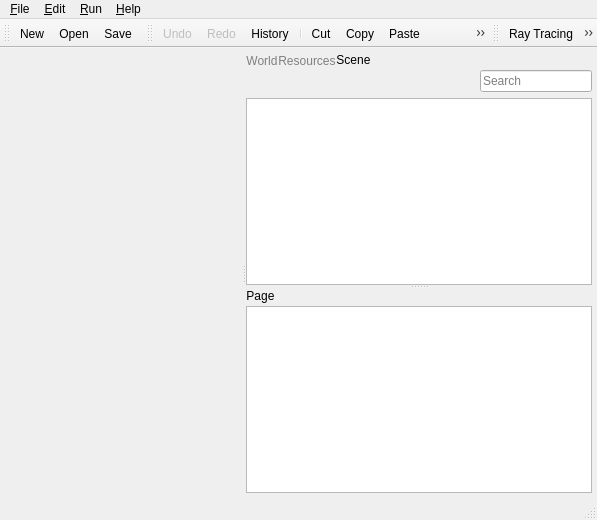
<?xml version="1.0" encoding="UTF-8"?>
<ui version="4.0">
 <class>MainWindow</class>
 <widget class="QMainWindow" name="MainWindow">
  <property name="geometry">
   <rect>
    <x>0</x>
    <y>0</y>
    <width>597</width>
    <height>520</height>
   </rect>
  </property>
  <property name="styleSheet">
   <string notr="true">QAbstractItemView {
outline: 0;
}

QTreeView
{
border: 1;
border-style: solid;
border-color: #B9B9B9;
}

QAbstractItemView::item:selected {
color: black;
background-color: #c8dbe5;
}

QAbstractItemView::item:hover:selected {
background-color: #c8dbe5;
}

QAbstractItemView::item:hover:!selected {
background-color: #eeeeee;
}

QHeaderView::section
{
background-color: #d2dddb;
border-width: 0 1 1 0;
border-style: solid;
border-color: #B9B9B9; /* #abbaba */
padding-left: 8;
}

QHeaderView::section:last, QHeaderView::section:only-one
{
border-width: 0 0 1 0;
}

QToolBar::handle:horizontal {
image: url(:/images/ui/handle.png);
width: 8;
}
QToolBar::handle:vertical {
image: url(:/images/ui/handle-v.png);
width: 19;
height: 8;
}
</string>
  </property>
  <widget class="QWidget" name="centralWidget">
   <property name="styleSheet">
    <string notr="true">QPushButton {  
border: none;
padding: 2 0 2 0;
margin: 1 1 1 0;
}   

QPushButton:hover {
background-color: #d7e3ed;
}  

QTabWidget::pane {
margin-top: 3;
border: none;
}

QTabBar::tab {
border: none;
padding: 0.5ex 1ex 0.5ex 1ex;
color: gray;
}

QTabBar::tab:selected {
color: black;
}

QTabBar::tab:hover {
background-color: #d7e3ed;
}
</string>
   </property>
   <layout class="QHBoxLayout" name="horizontalLayout_2">
    <property name="leftMargin">
     <number>5</number>
    </property>
    <property name="topMargin">
     <number>5</number>
    </property>
    <property name="rightMargin">
     <number>5</number>
    </property>
    <property name="bottomMargin">
     <number>5</number>
    </property>
    <item>
     <widget class="QSplitter" name="splitterH">
      <property name="orientation">
       <enum>Qt::Horizontal</enum>
      </property>
      <property name="handleWidth">
       <number>5</number>
      </property>
      <widget class="GraphicView" name="widgetView3D">
       <property name="sizePolicy">
        <sizepolicy hsizetype="Expanding" vsizetype="Preferred">
         <horstretch>1</horstretch>
         <verstretch>0</verstretch>
        </sizepolicy>
       </property>
      </widget>
      <widget class="QSplitter" name="splitterV">
       <property name="orientation">
        <enum>Qt::Vertical</enum>
       </property>
       <widget class="QTabWidget" name="tabWidget">
        <property name="font">
         <font>
          <family>Segoe UI</family>
          <pointsize>9</pointsize>
         </font>
        </property>
        <property name="currentIndex">
         <number>2</number>
        </property>
        <widget class="QWidget" name="tabWorld">
         <attribute name="title">
          <string>World</string>
         </attribute>
         <layout class="QVBoxLayout" name="verticalLayout_2">
          <property name="leftMargin">
           <number>0</number>
          </property>
          <property name="topMargin">
           <number>0</number>
          </property>
          <property name="rightMargin">
           <number>0</number>
          </property>
          <property name="bottomMargin">
           <number>0</number>
          </property>
          <item>
           <widget class="QTreeWidget" name="treeWorldWidget">
            <column>
             <property name="text">
              <string>Node</string>
             </property>
            </column>
            <item>
             <property name="text">
              <string>Location</string>
             </property>
             <property name="icon">
              <iconset resource="../resources.qrc">
               <normaloff>:/images/scene/nodeLocation.png</normaloff>:/images/scene/nodeLocation.png</iconset>
             </property>
            </item>
            <item>
             <property name="text">
              <string>Sun</string>
             </property>
             <property name="icon">
              <iconset resource="../resources.qrc">
               <normaloff>:/images/scene/nodeSun.png</normaloff>:/images/scene/nodeSun.png</iconset>
             </property>
            </item>
            <item>
             <property name="text">
              <string>Air</string>
             </property>
             <property name="icon">
              <iconset resource="../resources.qrc">
               <normaloff>:/images/scene/nodeAir.png</normaloff>:/images/scene/nodeAir.png</iconset>
             </property>
            </item>
            <item>
             <property name="text">
              <string>Terrain</string>
             </property>
             <property name="icon">
              <iconset resource="../resources.qrc">
               <normaloff>:/images/scene/nodeTerrain.png</normaloff>:/images/scene/nodeTerrain.png</iconset>
             </property>
            </item>
            <item>
             <property name="text">
              <string>Camera</string>
             </property>
             <property name="icon">
              <iconset resource="../resources.qrc">
               <normaloff>:/images/scene/nodeCamera.png</normaloff>:/images/scene/nodeCamera.png</iconset>
             </property>
            </item>
           </widget>
          </item>
         </layout>
        </widget>
        <widget class="QWidget" name="tabResources">
         <attribute name="title">
          <string>Resources</string>
         </attribute>
        </widget>
        <widget class="QWidget" name="tabLayout">
         <attribute name="title">
          <string>Scene</string>
         </attribute>
         <layout class="QVBoxLayout" name="verticalLayout_4" stretch="0,1">
          <property name="leftMargin">
           <number>0</number>
          </property>
          <property name="topMargin">
           <number>0</number>
          </property>
          <property name="rightMargin">
           <number>0</number>
          </property>
          <property name="bottomMargin">
           <number>0</number>
          </property>
          <item>
           <layout class="QHBoxLayout" name="horizontalLayout">
            <property name="spacing">
             <number>0</number>
            </property>
            <property name="topMargin">
             <number>0</number>
            </property>
            <item>
             <widget class="QPushButton" name="buttonInsertNode">
              <property name="toolTip">
               <string>Add Node</string>
              </property>
              <property name="icon">
               <iconset resource="../resources.qrc">
                <normaloff>:/images/scene/nodeGroup.png</normaloff>:/images/scene/nodeGroup.png</iconset>
              </property>
              <property name="shortcut">
               <string>Ctrl+A, N</string>
              </property>
             </widget>
            </item>
            <item>
             <spacer name="horizontalSpacer_3">
              <property name="orientation">
               <enum>Qt::Horizontal</enum>
              </property>
              <property name="sizeType">
               <enum>QSizePolicy::Fixed</enum>
              </property>
              <property name="sizeHint" stdset="0">
               <size>
                <width>6</width>
                <height>20</height>
               </size>
              </property>
             </spacer>
            </item>
            <item>
             <widget class="QPushButton" name="buttonInsertShape">
              <property name="toolTip">
               <string>Add Shape</string>
              </property>
              <property name="icon">
               <iconset resource="../resources.qrc">
                <normaloff>:/images/scene/nodeShape.png</normaloff>:/images/scene/nodeShape.png</iconset>
              </property>
              <property name="shortcut">
               <string>Ctrl+A, S</string>
              </property>
             </widget>
            </item>
            <item>
             <widget class="QPushButton" name="buttonInsertTracker">
              <property name="toolTip">
               <string>Add Tracker</string>
              </property>
              <property name="icon">
               <iconset resource="../resources.qrc">
                <normaloff>:/images/scene/nodeTracker.png</normaloff>:/images/scene/nodeTracker.png</iconset>
              </property>
              <property name="shortcut">
               <string>Ctrl+A, T</string>
              </property>
             </widget>
            </item>
            <item>
             <widget class="QPushButton" name="buttonInsertArray">
              <property name="toolTip">
               <string>Add Array</string>
              </property>
              <property name="icon">
               <iconset resource="../resources.qrc">
                <normaloff>:/images/scene/nodeArray.png</normaloff>:/images/scene/nodeArray.png</iconset>
              </property>
              <property name="shortcut">
               <string>Ctrl+A, A</string>
              </property>
             </widget>
            </item>
            <item>
             <spacer name="horizontalSpacer_2">
              <property name="orientation">
               <enum>Qt::Horizontal</enum>
              </property>
              <property name="sizeType">
               <enum>QSizePolicy::Fixed</enum>
              </property>
              <property name="sizeHint" stdset="0">
               <size>
                <width>6</width>
                <height>20</height>
               </size>
              </property>
             </spacer>
            </item>
            <item>
             <widget class="QPushButton" name="buttonNodeExport">
              <property name="toolTip">
               <string>Export Node</string>
              </property>
              <property name="icon">
               <iconset resource="../resources.qrc">
                <normaloff>:/images/scene/nodeExport.png</normaloff>:/images/scene/nodeExport.png</iconset>
              </property>
             </widget>
            </item>
            <item>
             <widget class="QPushButton" name="buttonNodeImport">
              <property name="toolTip">
               <string>Import Node</string>
              </property>
              <property name="icon">
               <iconset resource="../resources.qrc">
                <normaloff>:/images/scene/nodeImport.png</normaloff>:/images/scene/nodeImport.png</iconset>
              </property>
             </widget>
            </item>
            <item>
             <spacer name="horizontalSpacer">
              <property name="orientation">
               <enum>Qt::Horizontal</enum>
              </property>
              <property name="sizeType">
               <enum>QSizePolicy::Fixed</enum>
              </property>
              <property name="sizeHint" stdset="0">
               <size>
                <width>24</width>
                <height>0</height>
               </size>
              </property>
             </spacer>
            </item>
            <item>
             <widget class="LineEditPlaceHolder" name="lineEdit">
              <property name="minimumSize">
               <size>
                <width>80</width>
                <height>0</height>
               </size>
              </property>
              <property name="placeholderText">
               <string>Search</string>
              </property>
              <property name="clearButtonEnabled">
               <bool>true</bool>
              </property>
             </widget>
            </item>
           </layout>
          </item>
          <item>
           <widget class="SceneTreeView" name="sceneView">
            <property name="acceptDrops">
             <bool>true</bool>
            </property>
            <property name="dragEnabled">
             <bool>true</bool>
            </property>
            <property name="dragDropMode">
             <enum>QAbstractItemView::DragDrop</enum>
            </property>
           </widget>
          </item>
         </layout>
        </widget>
       </widget>
       <widget class="ParametersTabs" name="parametersTabs">
        <property name="font">
         <font>
          <family>Segoe UI</family>
          <pointsize>9</pointsize>
         </font>
        </property>
        <property name="styleSheet">
         <string notr="true">QTabWidget::pane {
border:none;
}</string>
        </property>
        <widget class="QWidget" name="tab">
         <attribute name="title">
          <string>Page</string>
         </attribute>
         <layout class="QVBoxLayout" name="verticalLayout">
          <property name="leftMargin">
           <number>0</number>
          </property>
          <property name="topMargin">
           <number>0</number>
          </property>
          <property name="rightMargin">
           <number>0</number>
          </property>
          <property name="bottomMargin">
           <number>0</number>
          </property>
          <item>
           <widget class="QTreeView" name="treeView"/>
          </item>
         </layout>
        </widget>
       </widget>
      </widget>
     </widget>
    </item>
   </layout>
  </widget>
  <widget class="QMenuBar" name="menubar">
   <property name="geometry">
    <rect>
     <x>0</x>
     <y>0</y>
     <width>597</width>
     <height>21</height>
    </rect>
   </property>
   <property name="nativeMenuBar">
    <bool>false</bool>
   </property>
   <widget class="QMenu" name="menuEdit">
    <property name="title">
     <string>&amp;Edit</string>
    </property>
    <addaction name="actionEditUndo"/>
    <addaction name="actionEditRedo"/>
    <addaction name="actionEditUndoView"/>
    <addaction name="separator"/>
    <addaction name="actionEditCut"/>
    <addaction name="actionEditCopy"/>
    <addaction name="actionEditPaste"/>
    <addaction name="actionEditPasteLink"/>
    <addaction name="actionEditDelete"/>
    <addaction name="separator"/>
    <addaction name="actionPreferences"/>
   </widget>
   <widget class="QMenu" name="menuFile">
    <property name="title">
     <string>&amp;File</string>
    </property>
    <widget class="QMenu" name="menuFileRecent">
     <property name="title">
      <string>O&amp;pen Recent</string>
     </property>
     <property name="icon">
      <iconset resource="../resources.qrc">
       <normaloff>:/images/file/fileOpenRecent.png</normaloff>:/images/file/fileOpenRecent.png</iconset>
     </property>
     <property name="toolTipsVisible">
      <bool>true</bool>
     </property>
    </widget>
    <addaction name="actionFileNew"/>
    <addaction name="separator"/>
    <addaction name="actionFileOpen"/>
    <addaction name="menuFileRecent"/>
    <addaction name="actionFileReopen"/>
    <addaction name="separator"/>
    <addaction name="actionFileSave"/>
    <addaction name="actionFileSaveAs"/>
   </widget>
   <widget class="QMenu" name="menuRun">
    <property name="title">
     <string>&amp;Run</string>
    </property>
    <widget class="QMenu" name="menuTest">
     <property name="title">
      <string>Tests</string>
     </property>
     <addaction name="actionRunTestA"/>
     <addaction name="actionRunTestB"/>
     <addaction name="actionRunTestC"/>
    </widget>
    <widget class="QMenu" name="menuComponent">
     <property name="title">
      <string>Plugins</string>
     </property>
    </widget>
    <addaction name="actionRun"/>
    <addaction name="actionRunFlux"/>
    <addaction name="actionRunScript"/>
    <addaction name="separator"/>
    <addaction name="menuTest"/>
    <addaction name="menuComponent"/>
    <addaction name="separator"/>
    <addaction name="actionSunPosition"/>
   </widget>
   <widget class="QMenu" name="menuHelp">
    <property name="title">
     <string>&amp;Help</string>
    </property>
    <addaction name="actionHelpDocumentation"/>
    <addaction name="actionHelpExamples"/>
    <addaction name="actionHelpAbout"/>
    <addaction name="action_Updates"/>
   </widget>
   <addaction name="menuFile"/>
   <addaction name="menuEdit"/>
   <addaction name="menuRun"/>
   <addaction name="menuHelp"/>
  </widget>
  <widget class="QStatusBar" name="statusbar"/>
  <widget class="QToolBar" name="toolbarFile">
   <property name="windowTitle">
    <string>File</string>
   </property>
   <attribute name="toolBarArea">
    <enum>TopToolBarArea</enum>
   </attribute>
   <attribute name="toolBarBreak">
    <bool>false</bool>
   </attribute>
   <addaction name="actionFileNew"/>
   <addaction name="actionFileOpen"/>
   <addaction name="actionFileSave"/>
  </widget>
  <widget class="QToolBar" name="toolbarEdit">
   <property name="windowTitle">
    <string>Edit</string>
   </property>
   <property name="orientation">
    <enum>Qt::Horizontal</enum>
   </property>
   <attribute name="toolBarArea">
    <enum>TopToolBarArea</enum>
   </attribute>
   <attribute name="toolBarBreak">
    <bool>false</bool>
   </attribute>
   <addaction name="actionEditUndo"/>
   <addaction name="actionEditRedo"/>
   <addaction name="actionEditUndoView"/>
   <addaction name="separator"/>
   <addaction name="actionEditCut"/>
   <addaction name="actionEditCopy"/>
   <addaction name="actionEditPaste"/>
   <addaction name="actionEditPasteLink"/>
   <addaction name="actionEditDelete"/>
  </widget>
  <widget class="QToolBar" name="runToolBar">
   <property name="windowTitle">
    <string>Run</string>
   </property>
   <attribute name="toolBarArea">
    <enum>TopToolBarArea</enum>
   </attribute>
   <attribute name="toolBarBreak">
    <bool>false</bool>
   </attribute>
   <addaction name="actionRun"/>
   <addaction name="actionRunFlux"/>
   <addaction name="actionRunScript"/>
  </widget>
  <action name="actionFileNew">
   <property name="icon">
    <iconset resource="../resources.qrc">
     <normaloff>:/images/file/new.png</normaloff>:/images/file/new.png</iconset>
   </property>
   <property name="text">
    <string>&amp;New</string>
   </property>
   <property name="shortcut">
    <string>Ctrl+N</string>
   </property>
  </action>
  <action name="actionFileOpen">
   <property name="icon">
    <iconset resource="../resources.qrc">
     <normaloff>:/images/file/fileOpen.png</normaloff>:/images/file/fileOpen.png</iconset>
   </property>
   <property name="text">
    <string>&amp;Open...</string>
   </property>
   <property name="shortcut">
    <string>Ctrl+O</string>
   </property>
  </action>
  <action name="actionFileSave">
   <property name="icon">
    <iconset resource="../resources.qrc">
     <normaloff>:/images/file/save.png</normaloff>:/images/file/save.png</iconset>
   </property>
   <property name="text">
    <string>&amp;Save</string>
   </property>
   <property name="shortcut">
    <string>Ctrl+S</string>
   </property>
  </action>
  <action name="actionFileSaveAs">
   <property name="icon">
    <iconset resource="../resources.qrc">
     <normaloff>:/images/file/saveas.png</normaloff>:/images/file/saveas.png</iconset>
   </property>
   <property name="text">
    <string>S&amp;ave As...</string>
   </property>
   <property name="shortcut">
    <string>Ctrl+Alt+S</string>
   </property>
  </action>
  <action name="actionFileExit">
   <property name="text">
    <string>&amp;Quit</string>
   </property>
   <property name="iconText">
    <string>Quit</string>
   </property>
  </action>
  <action name="actionEditUndo">
   <property name="enabled">
    <bool>false</bool>
   </property>
   <property name="icon">
    <iconset resource="../resources.qrc">
     <normaloff>:/images/edit/undo.png</normaloff>:/images/edit/undo.png</iconset>
   </property>
   <property name="text">
    <string>&amp;Undo</string>
   </property>
   <property name="shortcut">
    <string>Ctrl+Z</string>
   </property>
  </action>
  <action name="actionEditRedo">
   <property name="enabled">
    <bool>false</bool>
   </property>
   <property name="icon">
    <iconset resource="../resources.qrc">
     <normaloff>:/images/edit/redo.png</normaloff>:/images/edit/redo.png</iconset>
   </property>
   <property name="text">
    <string>&amp;Redo</string>
   </property>
   <property name="shortcut">
    <string>Ctrl+Shift+Z</string>
   </property>
  </action>
  <action name="actionEditUndoView">
   <property name="icon">
    <iconset resource="../resources.qrc">
     <normaloff>:/images/edit/undoHistory.png</normaloff>:/images/edit/undoHistory.png</iconset>
   </property>
   <property name="text">
    <string>&amp;History...</string>
   </property>
   <property name="shortcut">
    <string>Ctrl+Alt+Z</string>
   </property>
  </action>
  <action name="actionEditCut">
   <property name="icon">
    <iconset resource="../resources.qrc">
     <normaloff>:/images/edit/cut.png</normaloff>:/images/edit/cut.png</iconset>
   </property>
   <property name="text">
    <string>Cu&amp;t</string>
   </property>
   <property name="shortcut">
    <string>Ctrl+X</string>
   </property>
  </action>
  <action name="actionEditCopy">
   <property name="icon">
    <iconset resource="../resources.qrc">
     <normaloff>:/images/edit/copy.png</normaloff>:/images/edit/copy.png</iconset>
   </property>
   <property name="text">
    <string>&amp;Copy</string>
   </property>
   <property name="shortcut">
    <string>Ctrl+C</string>
   </property>
  </action>
  <action name="actionEditPaste">
   <property name="icon">
    <iconset resource="../resources.qrc">
     <normaloff>:/images/edit/paste.png</normaloff>:/images/edit/paste.png</iconset>
   </property>
   <property name="text">
    <string>&amp;Paste</string>
   </property>
   <property name="toolTip">
    <string>Paste a clipboard node copy</string>
   </property>
   <property name="shortcut">
    <string>Ctrl+V</string>
   </property>
  </action>
  <action name="actionEditPasteLink">
   <property name="icon">
    <iconset resource="../resources.qrc">
     <normaloff>:/images/edit/pasteLink.png</normaloff>:/images/edit/pasteLink.png</iconset>
   </property>
   <property name="text">
    <string>Paste &amp;Link</string>
   </property>
   <property name="toolTip">
    <string>Paste a link to the clipboard node</string>
   </property>
   <property name="shortcut">
    <string>Ctrl+Shift+V</string>
   </property>
  </action>
  <action name="actionEditDelete">
   <property name="icon">
    <iconset resource="../resources.qrc">
     <normaloff>:/images/edit/delete.png</normaloff>:/images/edit/delete.png</iconset>
   </property>
   <property name="text">
    <string>&amp;Delete</string>
   </property>
   <property name="shortcut">
    <string>Del</string>
   </property>
  </action>
  <action name="actionViewAxes">
   <property name="checkable">
    <bool>true</bool>
   </property>
   <property name="checked">
    <bool>true</bool>
   </property>
   <property name="enabled">
    <bool>true</bool>
   </property>
   <property name="text">
    <string>Axes</string>
   </property>
   <property name="toolTip">
    <string>Draw Shape Local Axis</string>
   </property>
  </action>
  <action name="actionViewGrid">
   <property name="checkable">
    <bool>true</bool>
   </property>
   <property name="checked">
    <bool>true</bool>
   </property>
   <property name="text">
    <string>Grid</string>
   </property>
   <property name="shortcut">
    <string>Ctrl+Shift+G</string>
   </property>
  </action>
  <action name="actionQuadView">
   <property name="checkable">
    <bool>true</bool>
   </property>
   <property name="text">
    <string>Quad View</string>
   </property>
  </action>
  <action name="actionRun">
   <property name="icon">
    <iconset resource="../resources.qrc">
     <normaloff>:/images/run/runRayTracing.png</normaloff>:/images/run/runRayTracing.png</iconset>
   </property>
   <property name="text">
    <string>&amp;Ray Tracing...</string>
   </property>
   <property name="toolTip">
    <string>Run Ray Tracing</string>
   </property>
   <property name="shortcut">
    <string>Ctrl+R</string>
   </property>
  </action>
  <action name="actionRunFlux">
   <property name="icon">
    <iconset resource="../resources.qrc">
     <normaloff>:/images/run/runFluxAnalysis.png</normaloff>:/images/run/runFluxAnalysis.png</iconset>
   </property>
   <property name="text">
    <string>&amp;Flux Analysis...</string>
   </property>
   <property name="toolTip">
    <string>Run Flux Analysis</string>
   </property>
   <property name="shortcut">
    <string>Ctrl+Alt+R</string>
   </property>
  </action>
  <action name="actionHelpAbout">
   <property name="icon">
    <iconset resource="../resources.qrc">
     <normaloff>:/images/about/info.png</normaloff>:/images/about/info.png</iconset>
   </property>
   <property name="text">
    <string>&amp;About...</string>
   </property>
  </action>
  <action name="actionRunScript">
   <property name="icon">
    <iconset resource="../resources.qrc">
     <normaloff>:/images/run/runScript.png</normaloff>:/images/run/runScript.png</iconset>
   </property>
   <property name="text">
    <string>&amp;Script...</string>
   </property>
   <property name="toolTip">
    <string>Run Script</string>
   </property>
   <property name="shortcut">
    <string>Ctrl+Shift+R</string>
   </property>
  </action>
  <action name="actionCheckForUpdates">
   <property name="text">
    <string>Check for updates</string>
   </property>
  </action>
  <action name="actionAnalyzerNode">
   <property name="text">
    <string>Analyzer Node</string>
   </property>
  </action>
  <action name="actionReset_Analyzer_Values">
   <property name="text">
    <string>Reset Analyzer Values</string>
   </property>
  </action>
  <action name="actionNetworkConnections">
   <property name="text">
    <string>Network Connections...</string>
   </property>
  </action>
  <action name="actionRunTestA">
   <property name="text">
    <string>A</string>
   </property>
  </action>
  <action name="actionRunTestB">
   <property name="text">
    <string>B</string>
   </property>
  </action>
  <action name="actionRunTestC">
   <property name="text">
    <string>C</string>
   </property>
  </action>
  <action name="actionHelpExamples">
   <property name="icon">
    <iconset resource="../resources.qrc">
     <normaloff>:/images/about/Tonatiuh.ico</normaloff>:/images/about/Tonatiuh</iconset>
   </property>
   <property name="text">
    <string>&amp;Examples..</string>
   </property>
   <property name="shortcut">
    <string>Ctrl+F2</string>
   </property>
  </action>
  <action name="actionHelpScripts">
   <property name="icon">
    <iconset resource="../resources.qrc">
     <normaloff>:/images/about/Tonatiuh.ico</normaloff>:/images/about/Tonatiuh.ico</iconset>
   </property>
   <property name="text">
    <string>&amp;Scripts...</string>
   </property>
  </action>
  <action name="actionHelpDocumentation">
   <property name="icon">
    <iconset resource="../resources.qrc">
     <normaloff>:/images/about/docs.png</normaloff>:/images/about/docs.png</iconset>
   </property>
   <property name="text">
    <string>&amp;Documentation...</string>
   </property>
   <property name="shortcut">
    <string>Ctrl+F1</string>
   </property>
  </action>
  <action name="actionSunPosition">
   <property name="icon">
    <iconset resource="../resources.qrc">
     <normaloff>:/images/run/runCalendar.png</normaloff>:/images/run/runCalendar.png</iconset>
   </property>
   <property name="text">
    <string>Sun Position...</string>
   </property>
  </action>
  <action name="actionFileReopen">
   <property name="icon">
    <iconset resource="../resources.qrc">
     <normaloff>:/images/file/fileReopen.png</normaloff>:/images/file/fileReopen.png</iconset>
   </property>
   <property name="text">
    <string>&amp;Reopen</string>
   </property>
   <property name="shortcut">
    <string>Ctrl+Alt+O</string>
   </property>
  </action>
  <action name="actionPreferences">
   <property name="icon">
    <iconset resource="../resources.qrc">
     <normaloff>:/images/edit/editPreferences.png</normaloff>:/images/edit/editPreferences.png</iconset>
   </property>
   <property name="text">
    <string>Preferences...</string>
   </property>
  </action>
  <action name="actionFileOpenRecentS">
   <property name="text">
    <string>Open Recent</string>
   </property>
   <property name="shortcut">
    <string>Ctrl+Shift+O</string>
   </property>
  </action>
  <action name="action_Updates">
   <property name="icon">
    <iconset resource="../resources.qrc">
     <normaloff>:/images/about/update.png</normaloff>:/images/about/update.png</iconset>
   </property>
   <property name="text">
    <string>&amp;Updates...</string>
   </property>
  </action>
 </widget>
 <layoutdefault spacing="6" margin="9"/>
 <customwidgets>
  <customwidget>
   <class>SceneTreeView</class>
   <extends>QTreeView</extends>
   <header>tree/SceneTreeView.h</header>
  </customwidget>
  <customwidget>
   <class>ParametersTabs</class>
   <extends>QTabWidget</extends>
   <header>parameters/ParametersTabs.h</header>
   <container>1</container>
  </customwidget>
  <customwidget>
   <class>GraphicView</class>
   <extends>QFrame</extends>
   <header>view/GraphicView.h</header>
   <container>1</container>
  </customwidget>
  <customwidget>
   <class>LineEditPlaceHolder</class>
   <extends>QLineEdit</extends>
   <header>main/LineEditPlaceHolder.h</header>
  </customwidget>
 </customwidgets>
 <resources>
  <include location="../resources.qrc"/>
 </resources>
 <connections/>
</ui>
